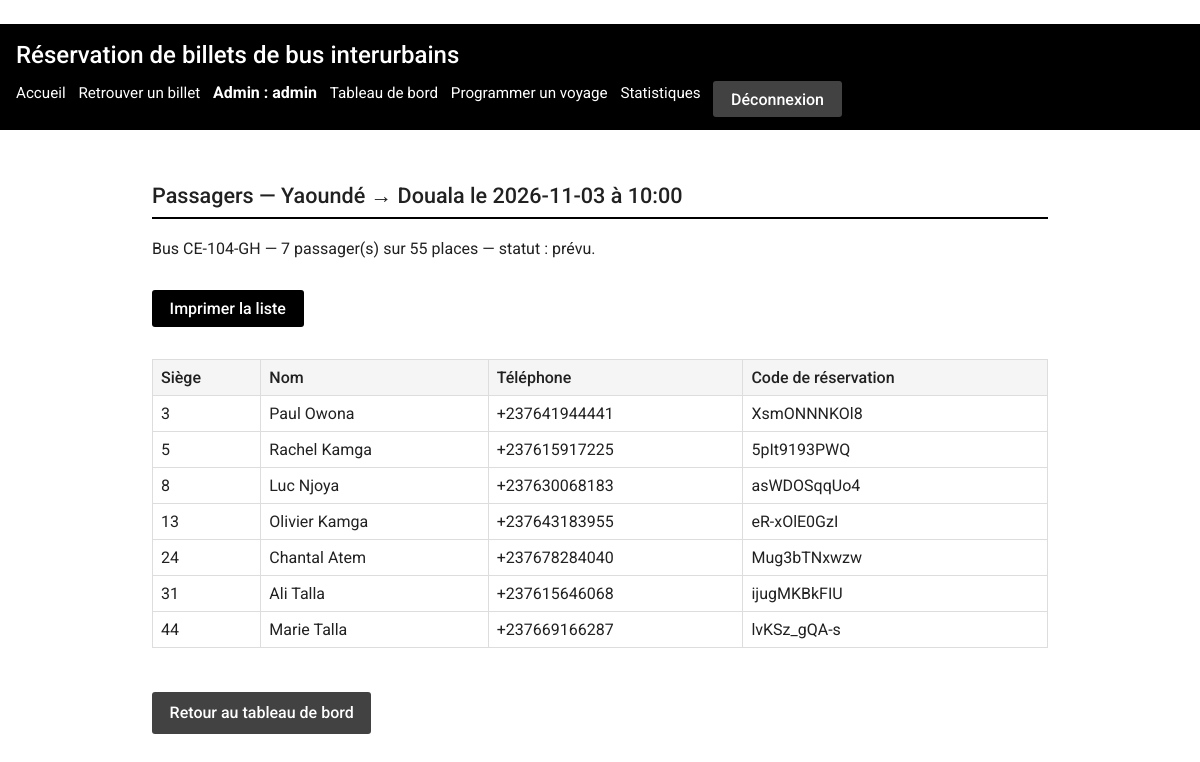
/admin/voyages/58/passagers (signed in), run on the app's committed database.
### tables this page shows
CREATE TABLE trajets (
    id              INTEGER PRIMARY KEY AUTOINCREMENT,
    ville_depart    TEXT NOT NULL
                    CHECK (ville_depart IN ('Douala','Yaoundé','Bafoussam','Kribi','Buea')),
    ville_arrivee   TEXT NOT NULL
                    CHECK (ville_arrivee IN ('Douala','Yaoundé','Bafoussam','Kribi','Buea')),
    duree_minutes   INTEGER NOT NULL CHECK (duree_minutes > 0),
    prix_classique  REAL NOT NULL CHECK (prix_classique > 0),
    prix_vip        REAL NOT NULL CHECK (prix_vip > 0),
    CHECK (ville_depart <> ville_arrivee)
);

CREATE TABLE voyages (
    id        INTEGER PRIMARY KEY AUTOINCREMENT,
    trajet_id INTEGER NOT NULL REFERENCES trajets(id),
    bus_id    INTEGER NOT NULL REFERENCES bus(id),
    date      TEXT NOT NULL,            -- format ISO AAAA-MM-JJ
    heure     TEXT NOT NULL,            -- format HH:MM
    statut    TEXT NOT NULL DEFAULT 'prévu'
              CHECK (statut IN ('prévu','parti','annulé'))
);

CREATE TABLE bus (
    id              INTEGER PRIMARY KEY AUTOINCREMENT,
    immatriculation TEXT NOT NULL UNIQUE,
    nombre_places   INTEGER NOT NULL CHECK (nombre_places BETWEEN 1 AND 100),
    type            TEXT NOT NULL CHECK (type IN ('classique','vip'))
);

CREATE TABLE billets (
    id               INTEGER PRIMARY KEY AUTOINCREMENT,
    voyage_id        INTEGER NOT NULL REFERENCES voyages(id),
    numero_siege     INTEGER NOT NULL CHECK (numero_siege >= 1),
    nom              TEXT NOT NULL,
    telephone        TEXT NOT NULL,
    piece_identite   TEXT NOT NULL,
    code_reservation TEXT NOT NULL UNIQUE,
    date_achat       TEXT NOT NULL,     -- format ISO AAAA-MM-JJ
    -- Anti double-vente : un siège jamais deux fois pour le même voyage
    UNIQUE (voyage_id, numero_siege)
);

### app.py (the view)
@app.route("/admin/voyages/<int:voyage_id>/passagers")
@administrateur_requis
def admin_passagers(voyage_id):
    bdd = get_db()
    voyage = bdd.execute(
        """SELECT v.id, v.date, v.heure, v.statut,
                  t.ville_depart, t.ville_arrivee,
                  b.immatriculation, b.nombre_places
           FROM voyages v
           JOIN trajets t ON t.id = v.trajet_id
           JOIN bus b ON b.id = v.bus_id
           WHERE v.id = ?""",
        (voyage_id,),
    ).fetchone()
    if voyage is None:
        flash("Voyage introuvable.", "erreur")
        return redirect(url_for("admin_tableau"))
    passagers = bdd.execute(
        """SELECT nom, telephone, numero_siege, code_reservation
           FROM billets WHERE voyage_id = ?
           ORDER BY numero_siege""",
        (voyage_id,),
    ).fetchall()
    return render_template(
        "admin/passagers.html", voyage=voyage, passagers=passagers
    )

### app.py (called while the page is built)
def get_db():
    if "bdd" not in g:
        g.bdd = sqlite3.connect(CHEMIN_BDD)
        g.bdd.row_factory = sqlite3.Row
        g.bdd.execute("PRAGMA foreign_keys = ON")
    return g.bdd

@app.teardown_appcontext
def fermer_bdd(exception):
    bdd = g.pop("bdd", None)
    if bdd is not None:
        bdd.close()

def administrateur_requis(vue):
    @wraps(vue)
    def enveloppe(*args, **kwargs):
        if session.get("admin_id") is None:
            flash("Accès refusé : connectez-vous à l'administration.", "erreur")
            return redirect(url_for("admin_connexion"))
        return vue(*args, **kwargs)
    return enveloppe

### templates/admin/passagers.html (shortened to what this page needs)
﻿{% extends "admin/base_admin.html" %}
{% block contenu_admin %}
<section>
  <h2>Passagers — {{ voyage.ville_depart }} → {{ voyage.ville_arrivee }}
      le {{ voyage.date }} à {{ voyage.heure }}</h2>
  <p>Bus {{ voyage.immatriculation }} — {{ passagers|length }} passager(s)
     sur {{ voyage.nombre_places }} places — statut : {{ voyage.statut }}.</p>
  <p class="pas-a-imprimer">
    <button type="button" onclick="window.print()">Imprimer la liste</button>
  </p>
  {% if passagers %}
    <div class="defilement">
    <table>
      <thead>
        <tr>
          <th scope="col">Siège</th>
          <th scope="col">Nom</th>
          <th scope="col">Téléphone</th>
          <th scope="col">Code de réservation</th>
        </tr>
      </thead>
      <tbody>
        {% for passager in passagers %}
          <tr>
            <td>{{ passager.numero_siege }}</td>
            <td>{{ passager.nom }}</td>
            <td>{{ passager.telephone }}</td>
            <td>{{ passager.code_reservation }}</td>
          </tr>
        {% endfor %}
      </tbody>
    </table>
  </div>
  {% else %}
    <p>Aucun passager pour ce voyage.</p>
  {% endif %}
  <p class="pas-a-imprimer">
    <a class="btn secondary" href="{{ url_for('admin_tableau') }}">Retour au tableau de bord</a>
  </p>
</section>
{% endblock %}

### static/css/style.css (style rules this page uses)
:root { --fond: #ffffff; --gris-clair: #f5f5f5; --gris: #9e9e9e; --gris-fonce: #424242; --texte: #212121; --accent: #000000; --bordure: #dddddd; --rouge-erreur: #b71c1c; --vert-succes: #1b5e20; }
* { box-sizing: border-box; }
body { margin: 0; font-family: 'Roboto', 'Segoe UI', Arial, sans-serif; font-size: 16px; line-height: 1.5; color: var(--texte); background: var(--fond); }
h2 { font-size: 1.15rem; font-weight: 500; border-bottom: 2px solid var(--accent); padding-bottom: 0.3rem; }
input, select, button { font-family: inherit; font-size: 1rem; }
button, .btn { display: inline-block; margin-top: 0.8rem; padding: 0.55rem 1.1rem; border: none; border-radius: 3px; background: var(--accent); color: var(--fond); text-decoration: none; cursor: pointer; font-weight: 500; }
button.secondary, .btn.secondary { background: var(--gris-fonce); }
table { width: 100%; border-collapse: collapse; margin: 1rem 0; }
.defilement { overflow-x: auto; }
th, td { border: 1px solid var(--bordure); padding: 0.5rem; text-align: left; }
th { background: var(--gris-clair); font-weight: 500; }
@media (min-width: 900px) { h2 { font-size: 1.35rem; } }

### data on the page
trajets: ville_depart "Yaoundé", ville_arrivee "Douala"
voyages: date "2026-11-03", heure "10:00", statut "prévu"
bus: immatriculation "CE-104-GH", nombre_places "55"
billets: numero_siege "3", nom "Paul Owona", telephone "+237641944441", code_reservation "XsmONNNKOl8"
billets: numero_siege "5", nom "Rachel Kamga", telephone "+237615917225", code_reservation "5pIt9193PWQ"
billets: numero_siege "8", nom "Luc Njoya", telephone "+237630068183", code_reservation "asWDOSqqUo4"
billets: numero_siege "13", nom "Olivier Kamga", telephone "+237643183955", code_reservation "eR-xOlE0GzI"
billets: numero_siege "24", nom "Chantal Atem", telephone "+237678284040", code_reservation "Mug3bTNxwzw"
billets: numero_siege "31", nom "Ali Talla", telephone "+237615646068", code_reservation "ijugMKBkFIU"
billets: numero_siege "44", nom "Marie Talla", telephone "+237669166287", code_reservation "lvKSz_gQA-s"

### other printed values
{{ session.admin_nom }} "admin"
{{ passagers|length }} "7"
